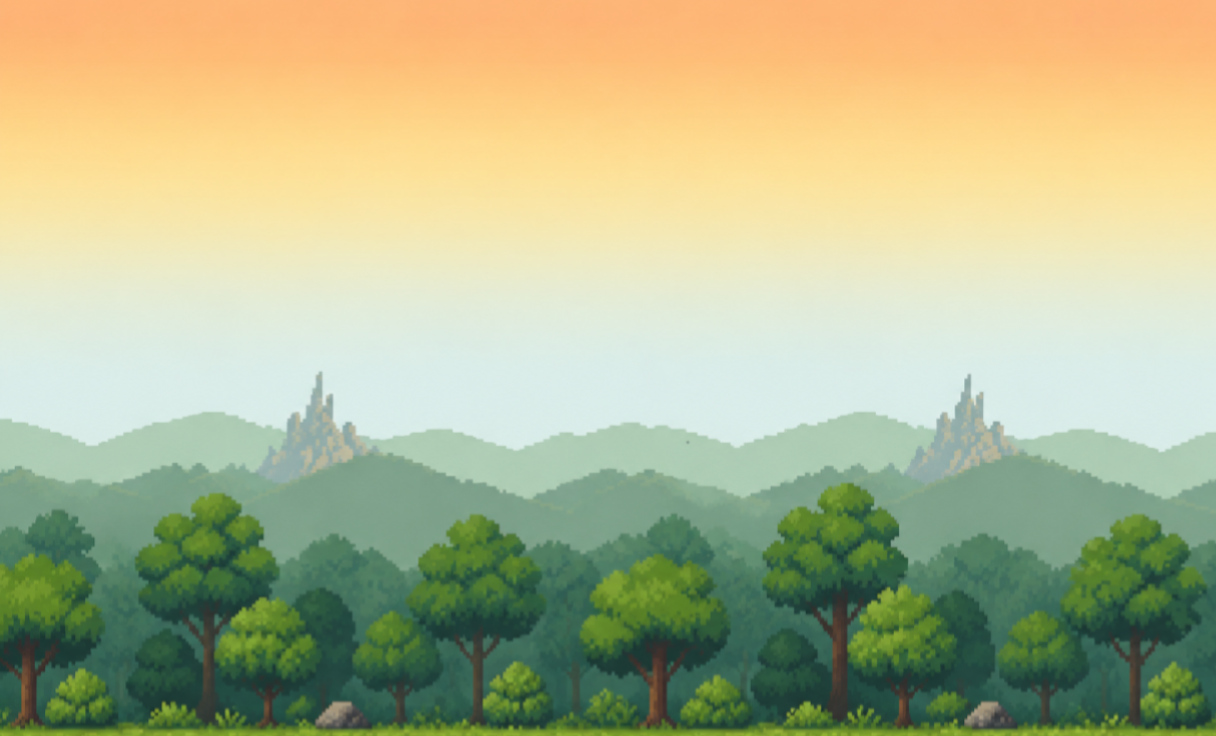

Below is a game level as drawn by its tile map, then a one-line description and the .tmx file that defines it, in full:
An orthogonal 38x23 tile map with 32x32 px tiles, 1 tile layer (Capa de patrones 1).

<map version="1.10" tiledversion="1.12.1" orientation="orthogonal" renderorder="right-down" width="38" height="23" tilewidth="32" tileheight="32" infinite="0" nextlayerid="2" nextobjectid="1">
 <tileset firstgid="1" source="Tierra arriba.tsx" />
 <layer id="1" name="Capa de patrones 1" width="38" height="23">
  <data encoding="csv">
1,2,3,4,5,6,7,8,9,10,11,12,13,14,15,16,17,18,19,20,21,22,23,24,25,26,27,28,29,30,31,32,33,34,35,36,37,38,
41,42,43,44,45,46,47,48,49,50,51,52,53,54,55,56,57,58,59,60,61,62,63,64,65,66,67,68,69,70,71,72,73,74,75,76,77,78,
81,82,83,84,85,86,87,88,89,90,91,92,93,94,95,96,97,98,99,100,101,102,103,104,105,106,107,108,109,110,111,112,113,114,115,116,117,118,
121,122,123,124,125,126,127,128,129,130,131,132,133,134,135,136,137,138,139,140,141,142,143,144,145,146,147,148,149,150,151,152,153,154,155,156,157,158,
161,162,163,164,165,166,167,168,169,170,171,172,173,174,175,176,177,178,179,180,181,182,183,184,185,186,187,188,189,190,191,192,193,194,195,196,197,198,
201,202,203,204,205,206,207,208,209,210,211,212,213,214,215,216,217,218,219,220,221,222,223,224,225,226,227,228,229,230,231,232,233,234,235,236,237,238,
241,242,243,244,245,246,247,248,249,250,251,252,253,254,255,256,257,258,259,260,261,262,263,264,265,266,267,268,269,270,271,272,273,274,275,276,277,278,
281,282,283,284,285,286,287,288,289,290,291,292,293,294,295,296,297,298,299,300,301,302,303,304,305,306,307,308,309,310,311,312,313,314,315,316,317,318,
321,322,323,324,325,326,327,328,329,330,331,332,333,334,335,336,337,338,339,340,341,342,343,344,345,346,347,348,349,350,351,352,353,354,355,356,357,358,
361,362,363,364,365,366,367,368,369,370,371,372,373,374,375,376,377,378,379,380,381,382,383,384,385,386,387,388,389,390,391,392,393,394,395,396,397,398,
401,402,403,404,405,406,407,408,409,410,411,412,413,414,415,416,417,418,419,420,421,422,423,424,425,426,427,428,429,430,431,432,433,434,435,436,437,438,
441,442,443,444,445,446,447,448,449,450,451,452,453,454,455,456,457,458,459,460,461,462,463,464,465,466,467,468,469,470,471,472,473,474,475,476,477,478,
481,482,483,484,485,486,487,488,489,490,491,492,493,494,495,496,497,498,499,500,501,502,503,504,505,506,507,508,509,510,511,512,513,514,515,516,517,518,
521,522,523,524,525,526,527,528,529,530,531,532,533,534,535,536,537,538,539,540,541,542,543,544,545,546,547,548,549,550,551,552,553,554,555,556,557,558,
561,562,563,564,565,566,567,568,569,570,571,572,573,574,575,576,577,578,579,580,581,582,583,584,585,586,587,588,589,590,591,592,593,594,595,596,597,598,
601,602,603,604,605,606,607,608,609,610,611,612,613,614,615,616,617,618,619,620,621,622,623,624,625,626,627,628,629,630,631,632,633,634,635,636,637,638,
641,642,643,644,645,646,647,648,649,650,651,652,653,654,655,656,657,658,659,660,661,662,663,664,665,666,667,668,669,670,671,672,673,674,675,676,677,678,
681,682,683,684,685,686,687,688,689,690,691,692,693,694,695,696,697,698,699,700,701,702,703,704,705,706,707,708,709,710,711,712,713,714,715,716,717,718,
721,722,723,724,725,726,727,728,729,730,731,732,733,734,735,736,737,738,739,740,741,742,743,744,745,746,747,748,749,750,751,752,753,754,755,756,757,758,
761,762,763,764,765,766,767,768,769,770,771,772,773,774,775,776,777,778,779,780,781,782,783,784,785,786,787,788,789,790,791,792,793,794,795,796,797,798,
801,802,803,804,805,806,807,808,809,810,811,812,813,814,815,816,817,818,819,820,821,822,823,824,825,826,827,828,829,830,831,832,833,834,835,836,837,838,
841,842,843,844,845,846,847,848,849,850,851,852,853,854,855,856,857,858,859,860,861,862,863,864,865,866,867,868,869,870,871,872,873,874,875,876,877,878,
881,882,883,884,885,886,887,888,889,890,891,892,893,894,895,896,897,898,899,900,901,902,903,904,905,906,907,908,909,910,911,912,913,914,915,916,917,918
</data>
 </layer>
</map>
